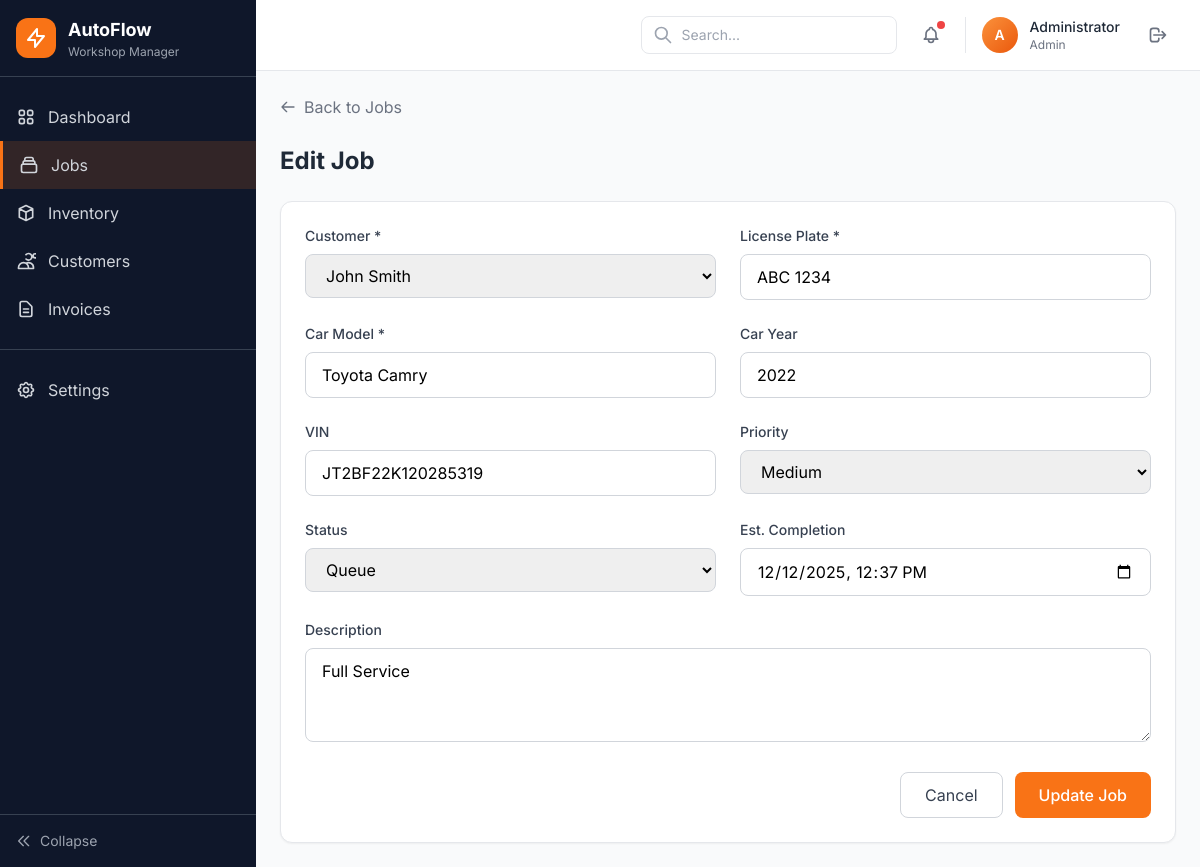
Page /public/admin/jobs/1/edit (signed in) on the committed database.
### tables this page shows
CREATE TABLE IF NOT EXISTS jobs (
    id INT AUTO_INCREMENT PRIMARY KEY,
    customer_id INT NOT NULL,
    license_plate VARCHAR(20) NOT NULL,
    car_model VARCHAR(100) NOT NULL,
    car_year INT,
    vin VARCHAR(50),
    description TEXT,
    status ENUM('Queue', 'In Progress', 'Waiting for Parts', 'Quality Check', 'Ready', 'Completed') NOT NULL DEFAULT 'Queue',
    priority ENUM('Low', 'Medium', 'High') NOT NULL DEFAULT 'Medium',
    estimated_completion DATETIME,
    created_at TIMESTAMP DEFAULT CURRENT_TIMESTAMP,
    updated_at TIMESTAMP DEFAULT CURRENT_TIMESTAMP ON UPDATE CURRENT_TIMESTAMP,
    FOREIGN KEY (customer_id) REFERENCES customers(id) ON DELETE CASCADE
);

CREATE TABLE IF NOT EXISTS customers (
    id INT AUTO_INCREMENT PRIMARY KEY,
    name VARCHAR(100) NOT NULL,
    phone VARCHAR(20),
    email VARCHAR(100),
    address TEXT,
    created_at TIMESTAMP DEFAULT CURRENT_TIMESTAMP,
    updated_at TIMESTAMP DEFAULT CURRENT_TIMESTAMP ON UPDATE CURRENT_TIMESTAMP
);

### app/Controllers/JobController.php (called while the page is built, shortened)
<?php
class JobController extends Controller
{
    private JobModel $jobModel;
    private CustomerModel $customerModel;
    public function __construct()
    {
        $this->jobModel = new JobModel();
        $this->customerModel = new CustomerModel();
    }
    public function edit(string $id): void
    {
        $job = $this->jobModel->getById((int)$id);
        $customers = $this->customerModel->getAll();
        $this->view('admin/jobs/form', [
            'pageTitle' => 'Edit Job',
            'user' => $this->getCurrentUser(),
            'job' => $job,
            'customers' => $customers,
            'flash' => $this->getFlash()
        ]);
    }
}

### public/index.php (called while the page is built, shortened)
<?php
spl_autoload_register(function ($class) {
    $prefix = 'App\\';
    $baseDir = BASE_PATH . '/app/';
    $len = strlen($prefix);
    $relativeClass = substr($class, $len);
    $file = $baseDir . str_replace('\\', '/', $relativeClass) . '.php';
});
$router = new Router();
$router->get('/', 'AuthController', 'login');
$router->get('/login', 'AuthController', 'login');
$router->post('/login', 'AuthController', 'authenticate');
$router->get('/logout', 'AuthController', 'logout');
$router->get('/admin/dashboard', 'DashboardController', 'index');
$router->get('/admin/jobs', 'JobController', 'index');
$router->get('/admin/jobs/create', 'JobController', 'create');
$router->post('/admin/jobs/store', 'JobController', 'store');
$router->get('/admin/jobs/{id}', 'JobController', 'show');
$router->get('/admin/jobs/{id}/edit', 'JobController', 'edit');
$router->post('/admin/jobs/{id}/update', 'JobController', 'update');
$router->post('/admin/jobs/{id}/delete', 'JobController', 'delete');
$router->post('/admin/jobs/{id}/status', 'JobController', 'updateStatus');
$router->get('/admin/inventory', 'InventoryController', 'index');
$router->get('/admin/inventory/create', 'InventoryController', 'create');
$router->post('/admin/inventory/store', 'InventoryController', 'store');
$router->get('/admin/inventory/{id}', 'InventoryController', 'show');
$router->get('/admin/inventory/{id}/edit', 'InventoryController', 'edit');
$router->post('/admin/inventory/{id}/update', 'InventoryController', 'update');
$router->post('/admin/inventory/{id}/delete', 'InventoryController', 'delete');
$router->get('/admin/customers', 'CustomerController', 'index');
$router->get('/admin/customers/create', 'CustomerController', 'create');
$router->post('/admin/customers/store', 'CustomerController', 'store');
$router->get('/admin/customers/{id}', 'CustomerController', 'show');
$router->get('/admin/customers/{id}/edit', 'CustomerController', 'edit');
$router->post('/admin/customers/{id}/update', 'CustomerController', 'update');
$router->post('/admin/customers/{id}/delete', 'CustomerController', 'delete');
$router->get('/admin/quotes', 'QuoteController', 'index');
$router->get('/admin/quotes/{id}', 'QuoteController', 'show');
$router->post('/admin/quotes/{id}/approve', 'QuoteController', 'approve');
$router->dispatch();

### config/database.php (called while the page is built)
<?php
return [
    'host' => 'localhost',
    'dbname' => 'wms_db',
    'username' => 'root',
    'password' => '',
    'charset' => 'utf8mb4',
    'options' => [
        PDO::ATTR_ERRMODE => PDO::ERRMODE_EXCEPTION,
        PDO::ATTR_DEFAULT_FETCH_MODE => PDO::FETCH_ASSOC,
        PDO::ATTR_EMULATE_PREPARES => false,
    ]
];

### app/Core/DB.php (called while the page is built, shortened)
<?php
class DB
{
    private static ?DB $instance = null;
    private \PDO $pdo;
    private function __construct()
    {
        $config = require dirname(__DIR__, 2) . '/config/database.php';
        $dsn = "mysql:host={$config['host']};dbname={$config['dbname']};charset={$config['charset']}";
        try {
            $this->pdo = new \PDO($dsn, $config['username'], $config['password'], $config['options']);
        } catch (\PDOException $e) {
            throw new \Exception("Database connection failed: " . $e->getMessage());
        }
    }
    public static function getInstance(): self
    {
        if (self::$instance === null) {
            self::$instance = new self();
        }
        return self::$instance;
    }
    public function getConnection(): \PDO
    {
        return $this->pdo;
    }
}

### app/Models/JobModel.php (called while the page is built, shortened)
<?php
class JobModel
{
    private \PDO $db;
    public function __construct()
    {
        $this->db = DB::getInstance()->getConnection();
    }
    public function getById(int $id): array|false
    {
        $stmt = $this->db->prepare("SELECT * FROM jobs WHERE id = :id");
        $stmt->execute(['id' => $id]);
        return $stmt->fetch();
    }
}

### app/Models/CustomerModel.php (called while the page is built, shortened)
<?php
class CustomerModel
{
    private \PDO $db;
    public function __construct()
    {
        $this->db = DB::getInstance()->getConnection();
    }
    public function getAll(?string $search = null): array
    {
        $sql = "SELECT c.*, COUNT(j.id) as job_count
                FROM customers c
                LEFT JOIN jobs j ON c.id = j.customer_id
                WHERE 1=1";
        $params = [];
        $sql .= " GROUP BY c.id ORDER BY c.name ASC";
        $stmt = $this->db->prepare($sql);
        $stmt->execute($params);
        return $stmt->fetchAll();
    }
}

### views/admin/jobs/form.php (the view, shortened to what this page needs)
<?php $isEdit = isset($job); ?>
<div class="space-y-6">
    <a href="/car1/public/admin/jobs" class="inline-flex items-center gap-2 text-gray-500 hover:text-gray-700">
        <svg class="w-4 h-4" fill="none" stroke="currentColor" viewBox="0 0 24 24">
            <path stroke-linecap="round" stroke-linejoin="round" stroke-width="2" d="M10 19l-7-7m0 0l7-7m-7 7h18" />
        </svg>
        Back to Jobs
    </a>
    <div>
        <h1 class="text-2xl font-bold text-gray-800"><?= $isEdit ? 'Edit Job' : 'New Job' ?></h1>
    </div>
    <form action="/car1/public/admin/jobs/<?= $isEdit ? $job['id'] . '/update' : 'store' ?>" method="POST" class="bg-white rounded-xl shadow-sm border p-6 space-y-6">
        <div class="grid grid-cols-1 md:grid-cols-2 gap-6">
            <div>
                <label class="block text-sm font-medium text-gray-700 mb-2">Customer *</label>
                <select name="customer_id" required class="w-full px-4 py-2.5 border border-gray-300 rounded-lg focus:ring-2 focus:ring-primary-500 focus:border-transparent">
                    <?php foreach ($customers as $customer): ?>
                        <option value="<?= $customer['id'] ?>" <?= ($job['customer_id'] ?? '') == $customer['id'] ? 'selected' : '' ?>><?= htmlspecialchars($customer['name']) ?></option>
                    <?php endforeach; ?>
                </select>
            </div>
            <div>
                <label class="block text-sm font-medium text-gray-700 mb-2">License Plate *</label>
                <input type="text" name="license_plate" value="<?= htmlspecialchars($job['license_plate'] ?? '') ?>" required class="w-full px-4 py-2.5 border border-gray-300 rounded-lg focus:ring-2 focus:ring-primary-500">
            </div>
            <div>
                <label class="block text-sm font-medium text-gray-700 mb-2">Car Model *</label>
                <input type="text" name="car_model" value="<?= htmlspecialchars($job['car_model'] ?? '') ?>" required class="w-full px-4 py-2.5 border border-gray-300 rounded-lg focus:ring-2 focus:ring-primary-500">
            </div>
            <div>
                <label class="block text-sm font-medium text-gray-700 mb-2">Car Year</label>
                <input type="number" name="car_year" value="<?= $job['car_year'] ?? '' ?>" min="1900" max="2030" class="w-full px-4 py-2.5 border border-gray-300 rounded-lg focus:ring-2 focus:ring-primary-500">
            </div>
            <div>
                <label class="block text-sm font-medium text-gray-700 mb-2">VIN</label>
                <input type="text" name="vin" value="<?= htmlspecialchars($job['vin'] ?? '') ?>" class="w-full px-4 py-2.5 border border-gray-300 rounded-lg focus:ring-2 focus:ring-primary-500">
            </div>
            <div>
                <label class="block text-sm font-medium text-gray-700 mb-2">Priority</label>
                <select name="priority" class="w-full px-4 py-2.5 border border-gray-300 rounded-lg focus:ring-2 focus:ring-primary-500">
                    <?php foreach (['Low', 'Medium', 'High'] as $p): ?>
                        <option value="<?= $p ?>" <?= ($job['priority'] ?? 'Medium') === $p ? 'selected' : '' ?>><?= $p ?></option>
                    <?php endforeach; ?>
                </select>
            </div>
            <?php if ($isEdit): ?>
                <div>
                    <label class="block text-sm font-medium text-gray-700 mb-2">Status</label>
                    <select name="status" class="w-full px-4 py-2.5 border border-gray-300 rounded-lg focus:ring-2 focus:ring-primary-500">
                        <?php foreach (['Queue', 'In Progress', 'Waiting for Parts', 'Quality Check', 'Ready', 'Completed'] as $s): ?>
                            <option value="<?= $s ?>" <?= ($job['status'] ?? '') === $s ? 'selected' : '' ?>><?= $s ?></option>
                        <?php endforeach; ?>
                    </select>
                </div>
            <?php endif; ?>
            <div>
                <label class="block text-sm font-medium text-gray-700 mb-2">Est. Completion</label>
                <input type="datetime-local" name="estimated_completion" value="<?= $job['estimated_completion'] ? date('Y-m-d\TH:i', strtotime($job['estimated_completion'])) : '' ?>" class="w-full px-4 py-2.5 border border-gray-300 rounded-lg focus:ring-2 focus:ring-primary-500">
            </div>
        </div>
        <div>
            <label class="block text-sm font-medium text-gray-700 mb-2">Description</label>
            <textarea name="description" rows="3" class="w-full px-4 py-2.5 border border-gray-300 rounded-lg focus:ring-2 focus:ring-primary-500"><?= htmlspecialchars($job['description'] ?? '') ?></textarea>
        </div>
        <div class="flex justify-end gap-3">
            <a href="/car1/public/admin/jobs" class="px-6 py-2.5 border border-gray-300 rounded-lg text-gray-700 hover:bg-gray-50">Cancel</a>
            <button type="submit" class="px-6 py-2.5 bg-primary-500 hover:bg-primary-600 text-white font-medium rounded-lg"><?= $isEdit ? 'Update Job' : 'Create Job' ?></button>
        </div>
    </form>
</div>

### app/Core/Router.php (shortened to what this page needs)
<?php
class Router
{
    private array $routes = [];
    public function get(string $path, string $controller, string $action): self
    {
        $this->routes['GET'][$path] = ['controller' => $controller, 'action' => $action];
        return $this;
    }
    public function post(string $path, string $controller, string $action): self
    {
        $this->routes['POST'][$path] = ['controller' => $controller, 'action' => $action];
        return $this;
    }
    public function dispatch(): void
    {
        $method = $_SERVER['REQUEST_METHOD'];
        $uri = parse_url($_SERVER['REQUEST_URI'], PHP_URL_PATH);
        $basePath = '/car1/public';
        if (strpos($uri, $basePath) === 0) {
            $uri = substr($uri, strlen($basePath));
        }
        foreach ($this->routes[$method] ?? [] as $path => $route) {
            $pattern = $this->convertToRegex($path);
            if (preg_match($pattern, $uri, $matches)) {
                array_shift($matches);
                $this->callAction($route['controller'], $route['action'], $matches);
                return;
            }
        }
    }
    private function convertToRegex(string $path): string
    {
        $pattern = preg_replace('/\{([a-zA-Z]+)\}/', '([^/]+)', $path);
        return '#^' . $pattern . '$#';
    }
    private function callAction(string $controller, string $action, array $params = []): void
    {
        $controllerInstance = new $controllerClass();
        call_user_func_array([$controllerInstance, $action], $params);
    }
}

### views/layouts/main.php (style rules this page uses)
body { font-family: 'Inter', sans-serif; }

### rows in the picture
jobs: customer_id "John Smith", license_plate "ABC 1234", car_model "Toyota Camry", car_year "2022", vin "JT2BF22K120285319", priority "Medium", status "Queue", estimated_completion "12/12/2025 12:37", description "Full Service"
